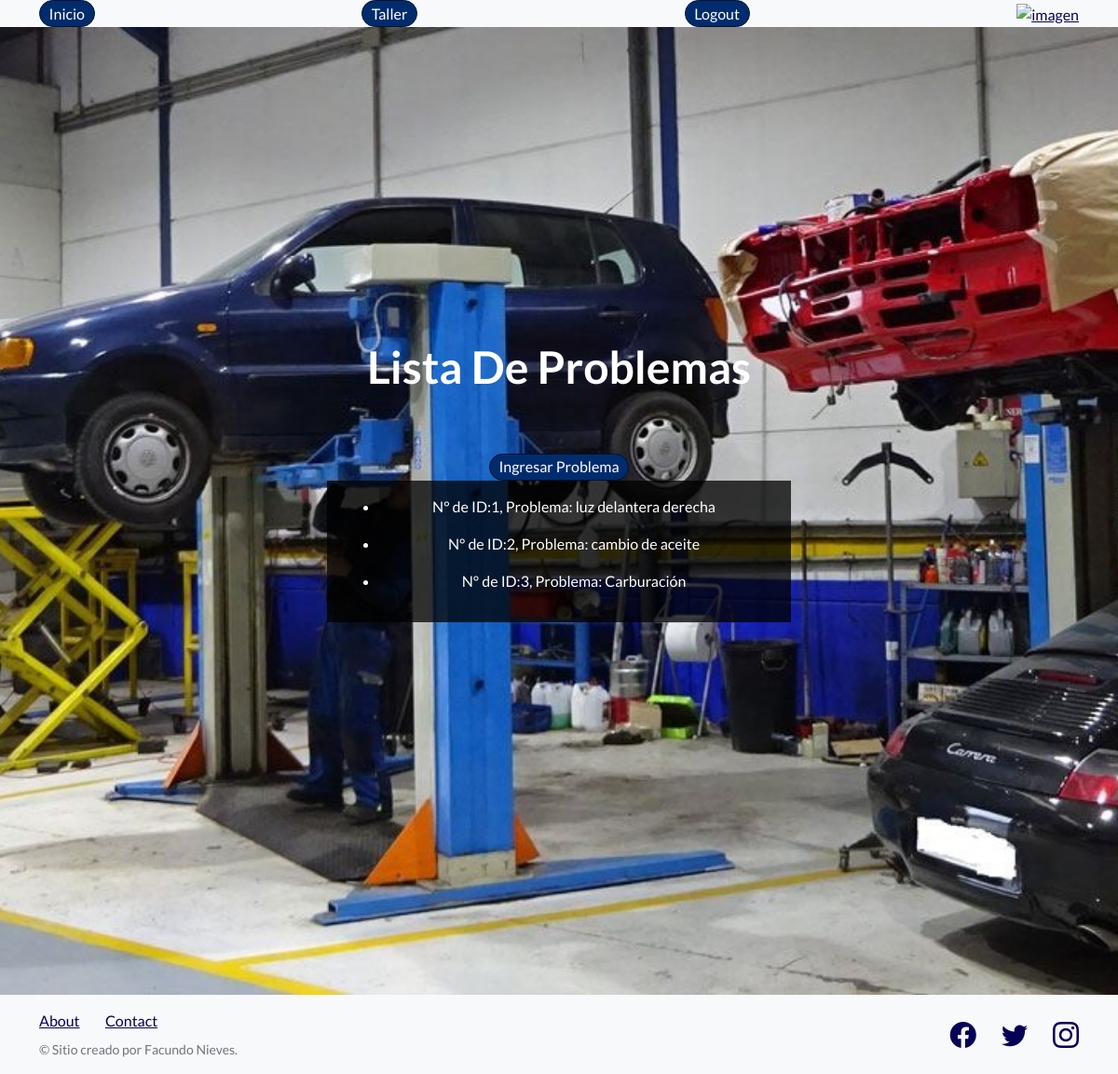
Page /taller/problemas/ (signed in) on the committed database.
### taller/models.py (models this page shows)
class Problema(models.Model):
    inconveniente = models.CharField(max_length=50)
    def __str__(self):
        return f"N° de ID:{self.id}, Problema: {self.inconveniente}"

### taller/views.py (the view)
# urls.py: path("problemas/",views.ListaArreglo.as_view(), name="listasproblemas"),
class ListaArreglo(LoginRequiredMixin,ListView):
    model= Problema
    template_name="taller/listas_problemas.html"

### taller/templates/taller/listas_problemas.html (shortened to what this page needs)
{% extends 'inicio/index.html' %}
    {% block caratula %}
        <h1 class="mb-5">Lista De Problemas</h1>
    {% endblock caratula %}
    {% block body %}
        <nav >
            <div class="container">
                <nav >
                    <a class="btn btn-primary" href={% url 'form_problemas' %}>Ingresar Problema</a>
                    <div class="container bg-black75">
                        {% for problema in object_list %}
                            <ul>
                                <li>
                                    {{problema}}
                                </li>
                            </ul>
                        {% endfor %}
                    </div>
                </nav>
    {% endblock body %}

### rows in the picture
Problema: id+inconveniente "N° de ID:1, Problema: luz delantera derecha"
Problema: id+inconveniente "N° de ID:2, Problema: cambio de aceite"
Problema: id+inconveniente "N° de ID:3, Problema: Carburación"
